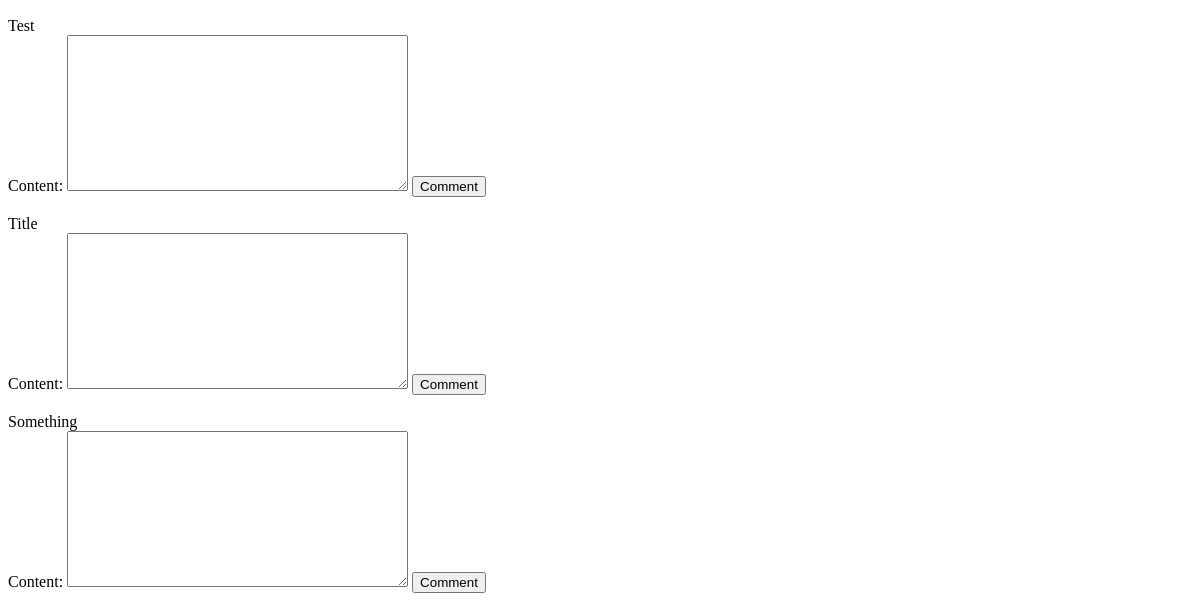
Before: / (signed in, lower part) with the older database file.
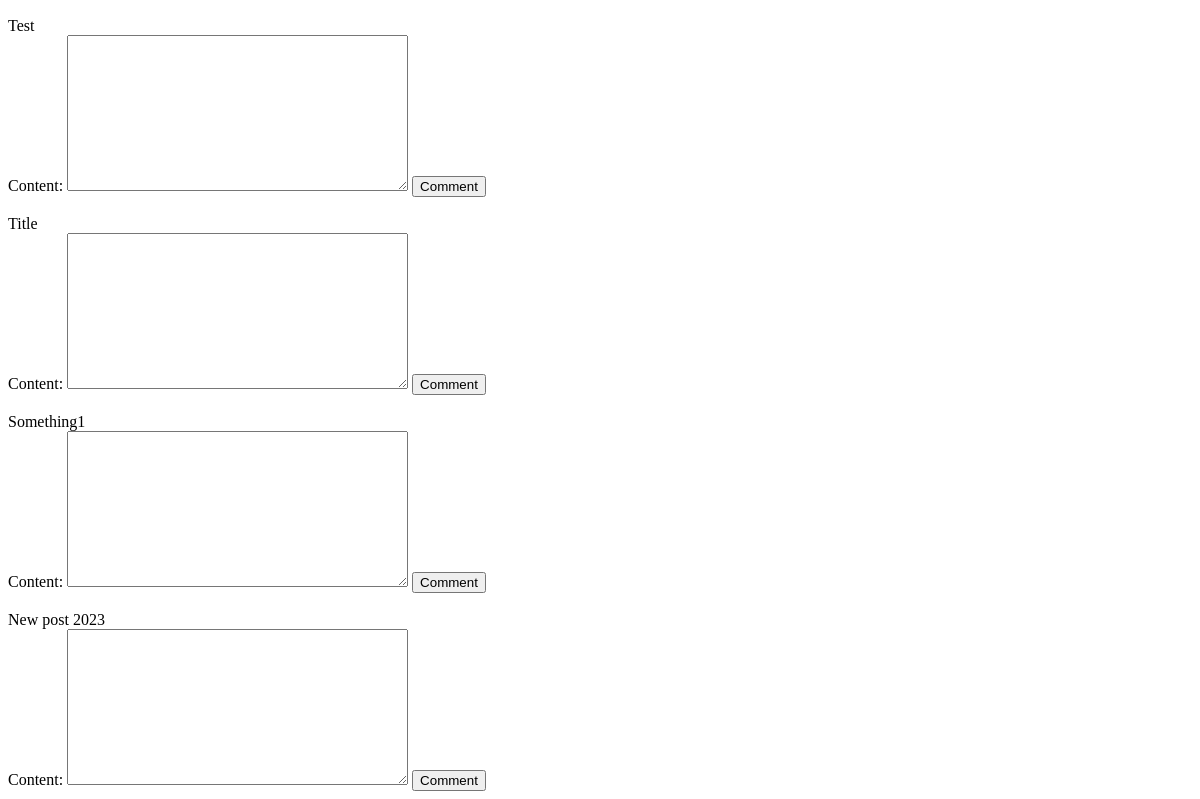
After: the same page with the newer database file.
### polls/models.py (models this page shows, shortened)
class Post(models.Model):
    title = models.CharField(max_length=50, validators=[MinLengthValidator(5)])
    author = models.ForeignKey(UserProfile,
                               null = True,
                               on_delete = models.CASCADE,
                               related_name = 'posts')
    date_created = models.DateField(null=True, validators=[date_validator])
    slug = models.SlugField(unique=True, max_length=60, null=True, blank=True)
    def __str__(self) -> str:
        return self.title

### polls/views.py (the view)
# urls.py: path("", PostListView.as_view(), name="posts-all"),
class PostListView(generic.ListView):
    template_name = 'post_list.html'
    context_object_name = 'posts'
    model = Post
    def get_context_data(self, **kwargs):
        context = super().get_context_data(**kwargs)
        context['current_date'] = date.today()
        user = self.request.user
        if hasattr(user, 'profile'):
            author = self.request.user.profile
            posts = self.get_queryset()
            comments = [CommentForm(initial={'post': post, 'author': author}) for post in posts]
            context['posts_comments'] = zip(posts, comments)
        author = self.request.user.profile
        comments = [CommentForm(initial={'post': post, 'author': author}) for post in posts]
        context['post_comments'] = zip(posts, comments)
        return context

### polls/models.py (called while the page is built)
    def __str__(self):
        return f"{self.post.title} | {self.created_at} | {self.short_content()}"

    def short_content(self):
        try:
            return self.content[:15]
        except IndexError:
            return self.content

### polls/templates/post_list.html (shortened to what this page needs)
<!DOCTYPE html>
<html lang="en">
<head>
</head>
<body>
    {% if user.is_authenticated %}
        <button><a href="{% url 'logout' %}">Logout</a></button><br>
    <br>
    {%for post, comment_form in post_comments%}
        <br>
            {{post}}
        <br>
        {%for comment in post.comments.all%}
        <br>
        <br>
        {%endfor%}
        <form method="post" action="{% url 'add_comment' %}">
            {{ comment_form }}
            <button type="submit"> Comment </button>
        </form>
    {%endfor%}
    {%endif%}
</body>
</html>

Changed rows visible on the page:
changed Post: title "Something" → "Something1"
added Post: title "New post 2023"
